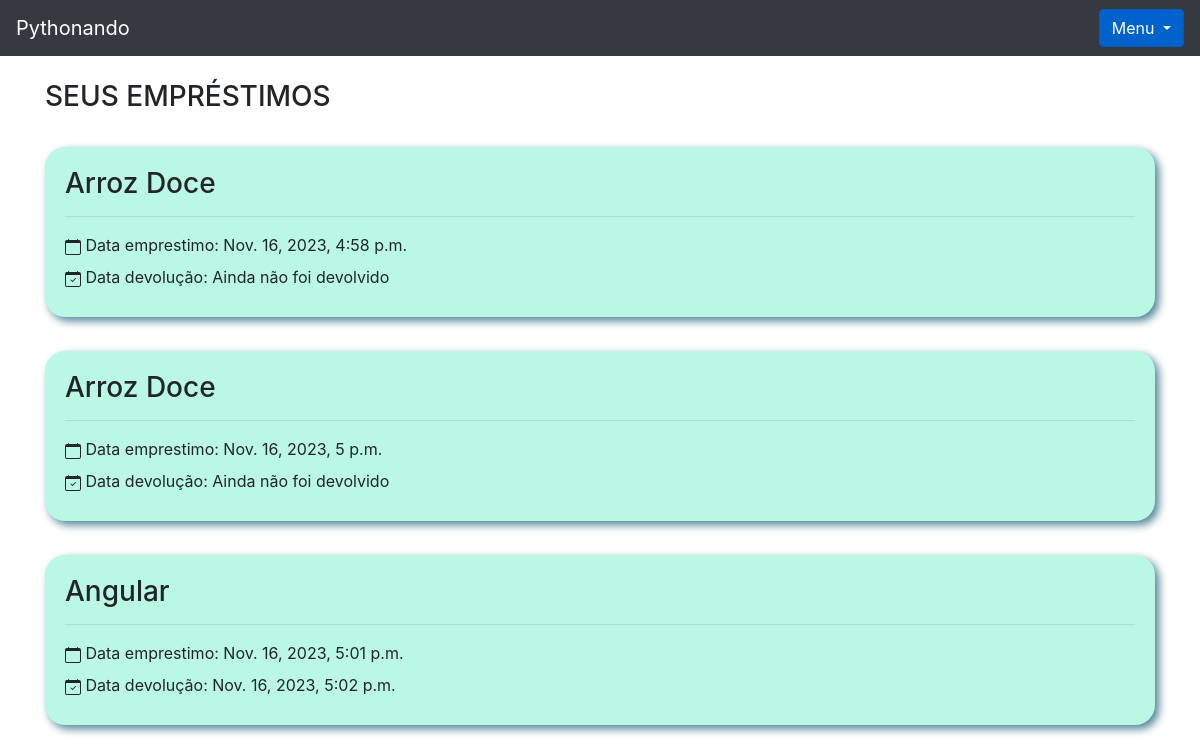
The app's page /livro/seus_emprestimos (signed in), older data.
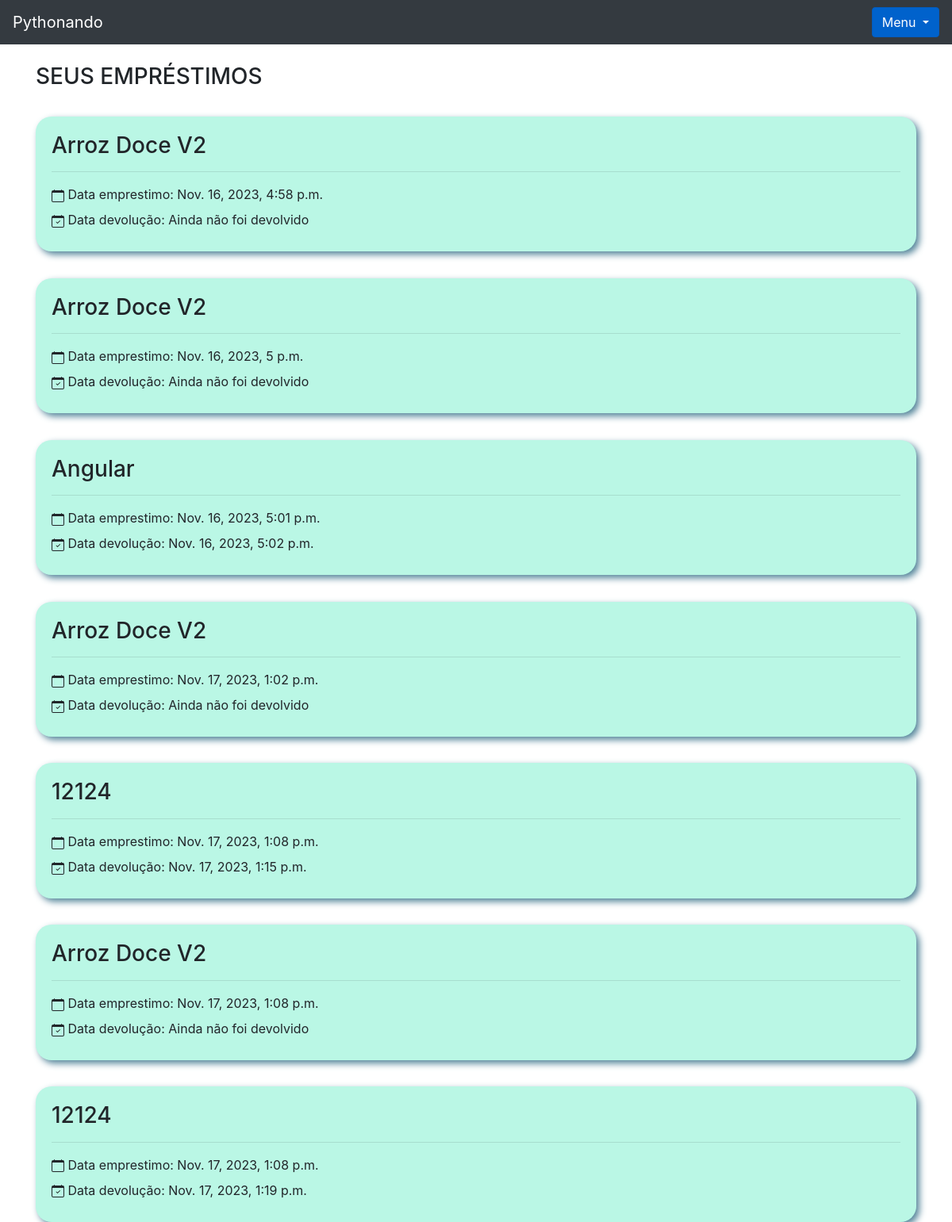
The same page, newer data.
### livro/models.py (models this page shows, shortened)
class Emprestimos(models.Model):
    choices = (
        ('P', 'Péssimo'),
        ('R', 'Ruim'),
        ('B', 'Bom'),
        ('O', 'Ótimo')
    )
    nome_emprestado = models.ForeignKey(Usuario, on_delete=models.DO_NOTHING, blank = True, null = True)
    nome_emprestado_anonimo = models.CharField(max_length = 30, blank = True, null = True)
    data_emprestimo = models.DateTimeField(default=datetime.datetime.now())
    data_devolucao = models.DateTimeField(blank = True, null = True)
    livro = models.ForeignKey(Livros, on_delete=models.DO_NOTHING)
    avaliacao = models.CharField(max_length=1, choices=choices, null=True, blank=True)

class Livros(models.Model):
    img = models.ImageField(upload_to="capa_livro", null=True, blank=True)
    nome = models.CharField(max_length = 100)
    autor = models.CharField(max_length = 30)
    co_autor = models.CharField(max_length = 30, blank = True)
    data_cadastro = models.DateField(default = date.today)
    emprestado = models.BooleanField(default = False)
    categoria = models.ForeignKey(Categoria, on_delete=models.DO_NOTHING)
    usuario = models.ForeignKey(Usuario, on_delete=models.DO_NOTHING)
    class Meta:
        verbose_name = 'Livro'
    def __str__(self):
        return self.nome

### livro/views.py (the view)
# urls.py: path('seus_emprestimos', views.seus_emprestimos, name="seus_emprestimos"),
def seus_emprestimos(request):
    usuario = Usuario.objects.get(id = request.session['usuario'])
    emprestimos = Emprestimos.objects.filter(nome_emprestado = usuario)
    return render(request, 'seus_emprestimos.html', {'usuario_logado': request.session['usuario'],
                                                    'emprestimos': emprestimos})

### livro/templates/seus_emprestimos.html (shortened to what this page needs)
{% extends 'base.html' %}
{% block 'conteudo' %}
    <div class="container">
        <br>
        <h3>SEUS EMPRÉSTIMOS</h3>
        {% for emprestimo in emprestimos %}
            <div class="cartao">
                <div class="titulo">
                    <h3>{{emprestimo.livro}}</h3>
                </div>
                <hr>
                <div class="body">
                    <label>&nbspData emprestimo: {{emprestimo.data_emprestimo}}</label>
                <br>
                    <label>&nbspData devolução: {% if emprestimo.data_devolucao %}{{emprestimo.data_devolucao}}{% else %}Ainda não foi devolvido{% endif %}</label>
                </div>
            </div>
        {% endfor %}
    </div>
{% endblock  %}

### templates/base.html (shortened to what this page needs)
<!doctype html>
<html lang="pt-BR">
    <head>
        <link rel="stylesheet" href="https://cdn.jsdelivr.net/npm/bootstrap@4.6.0/dist/css/bootstrap.min.css">
    </head>
    <body>
        <nav class="navbar navbar-dark bg-dark">
            <a class="navbar-brand" href="{% url 'home' %}">Pythonando</a>
            {% if usuario_logado %}
                <div class="dropdown show">
                    <a class="btn btn-primary dropdown-toggle" href="#" role="button" id="dropdownMenuLink" data-toggle="dropdown" aria-haspopup="true" aria-expanded="false">
                        Menu
                    </a>
                </div>
            {% endif %}
        </nav>
        {% block 'conteudo' %} {% endblock %}
    </body>
</html>

### livro/templates/seus_emprestimos.html (style rules this page uses)
.cartao { background-color: #BAF7E5; padding: 20px; margin-top: 3%; border-radius: 20px; box-shadow: 4px 4px 8px #538499; }

Row changes from the older to the newer data that the page shows:
changed through a linked row, Emprestimos "Nov. 16, 2023, 4:58 p.m.": livro "Arroz Doce" → "Arroz Doce V2"
changed through a linked row, Emprestimos "Nov. 16, 2023, 5 p.m.": livro "Arroz Doce" → "Arroz Doce V2"
added Emprestimos: livro "Arroz Doce V2", data_emprestimo "Nov. 17, 2023, 1:02 p.m.", shows "Ainda não foi devolvido"
added Emprestimos: livro "12124", data_emprestimo "Nov. 17, 2023, 1:08 p.m.", data_devolucao "Nov. 17, 2023, 1:15 p.m."
added Emprestimos: livro "Arroz Doce V2", data_emprestimo "Nov. 17, 2023, 1:08 p.m.", shows "Ainda não foi devolvido"
added Emprestimos: livro "12124", data_emprestimo "Nov. 17, 2023, 1:08 p.m.", data_devolucao "Nov. 17, 2023, 1:19 p.m."
